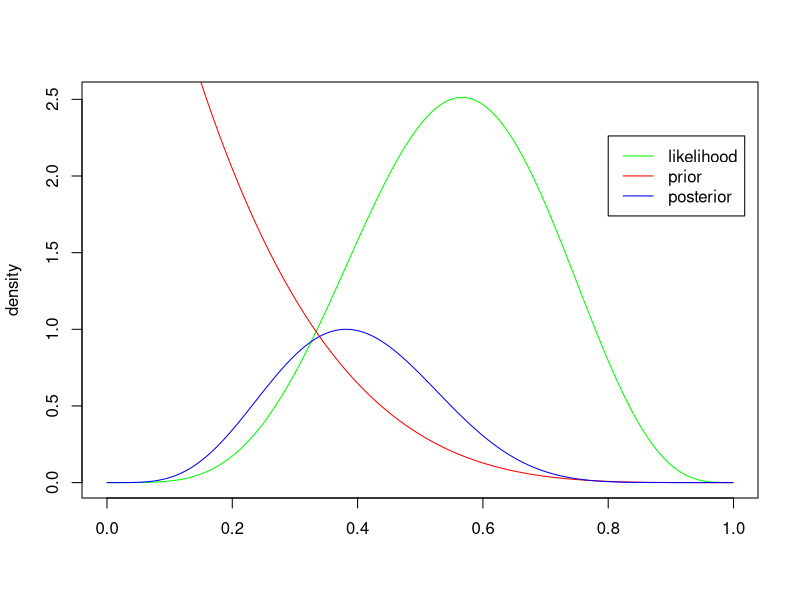

Write R code to recreate this figure.
library(vegan)

data("dune")
data("dune.env")

x <- dune
g <- dune.env$Management

#####################################################################
#R calculation function from anosim vegan with credibility intervals#
#####################################################################

Rbayes <- function(data, group, prior_beta=c(1,5), ci=0.95, method = "euclidean", dist="base", 
                   nboot=5000, ndraws=10000, plot=T, show_progress = T,
                   transform=NULL){
      df       <- data
      df$group <- group
  
vec_ano <- rep(NA, nboot)

for(t in 1:length(vec_ano)){
  
  if(show_progress == T){print(t)}
  
  dfboot       <- df[sample(1:nrow(df), nrow(df), replace=T),]
  group        <- dfboot$group
  
  if(is.null(transform)){
    dfboot       <- dfboot[,-ncol(dfboot)]}else{
    dfboot       <- decostand(dfboot[,-ncol(dfboot)], method = transform)}
  
  if(dist == "base"){
    x <- dist(dfboot, method = method)}
  else if(dist == "vegan"){
    x <- vegdist(dfboot, method = method)}else{stop("No correct method selected for `dist`.")}
      
  x         <- as.dist(x)
  grouping  <- as.factor(group)
  x.rank    <- rank(x)
  div       <- length(x)/2
  n         <- nrow(df)
  
  in_row    <- as.vector(as.dist(row(matrix(nrow = n, ncol = n))))
  in_col    <- as.vector(as.dist(col(matrix(nrow = n, ncol = n))))
  
  within    <- grouping[in_row] == grouping[in_col]
  
  aver      <- tapply(x.rank, within, mean)
  vec_ano[t]<- -diff(aver)/div}

  mu    <- mean(vec_ano)
  v     <- var(vec_ano)
  a     <- ((1-mu)/v-1/mu)*mu^2
  b     <- a*(1/mu-1)
  param <- c(a, b)

  grid        <- seq(0.0001, 0.9999, 0.001)
  grid.approx <- data.frame(grid = grid,
                             likelihood = dbeta(grid, param[1], param[2]),
                             prior = dbeta(grid, prior_beta[1], prior_beta[2]))
  grid.approx$posterior  <-  grid.approx$likelihood*grid.approx$prior/max(grid.approx$likelihood*grid.approx$prior)

if(plot == T){
  plot(grid.approx$grid, grid.approx$likelihood, type="l", col="green", xlab="", ylab="density")
  lines(grid.approx$grid, grid.approx$prior, type="l", col="red")
  lines(grid.approx$grid, grid.approx$posterior, type="l", col= "blue")
  legend(0.8, max(grid.approx$likelihood)*0.9, lty = 1, col=c("green", "red", "blue"),
         legend = c("likelihood", "prior", "posterior"))}

post_samp   <- sample(grid.approx$grid, ndraws,  T, prob = grid.approx$posterior)

results     <- setNames(cbind.data.frame(mean(post_samp), 
                                         quantile(post_samp, 1-(ci/2+0.5)), 
                                         quantile(post_samp, ci/2+0.5)), c("mu", "ll", "ul"))

rownames(results) <- NULL
return(results)}

##############
#Run function#
##############

res <- Rbayes(x, g, prior_beta = c(1,5), method = "euclidean", dist="vegan")
res
#check anosim
anosim(x=x, grouping=g, distance = "euclidean")

